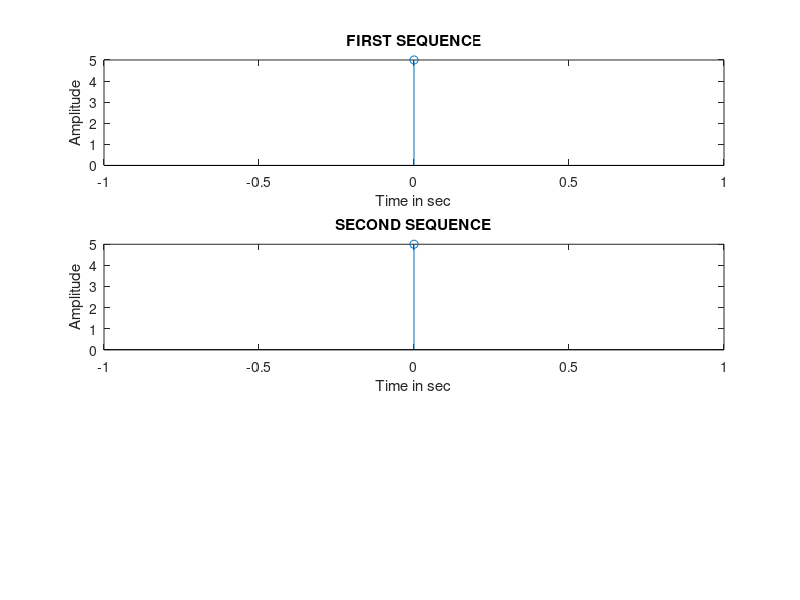

MATLAB code to generate this figure: (Note: this script raises an error after producing the figure.)
% Cross Correlation
clc 
close all
clear ALL

x = input('Enter the first sequence:');
n = 0: length(x) - 1;
subplot(3,1,1), stem(n,x);
xlabel('Time in sec'), ylabel('Amplitude');
title('FIRST SEQUENCE');

y = input('Enter the second sequence:');
n = 0: length(y) - 1;
subplot(3,1,2), stem(n,y);
xlabel('Time in sec'), ylabel('Amplitude');
title('SECOND SEQUENCE');

z = xcorr(x,y);
n = 0: length(z) - 1;
subplot(3,1,3), stem(n,z);
xlabel('Time in sec'), ylabel('Amplitude');
title('CROSS CORRELATION');
